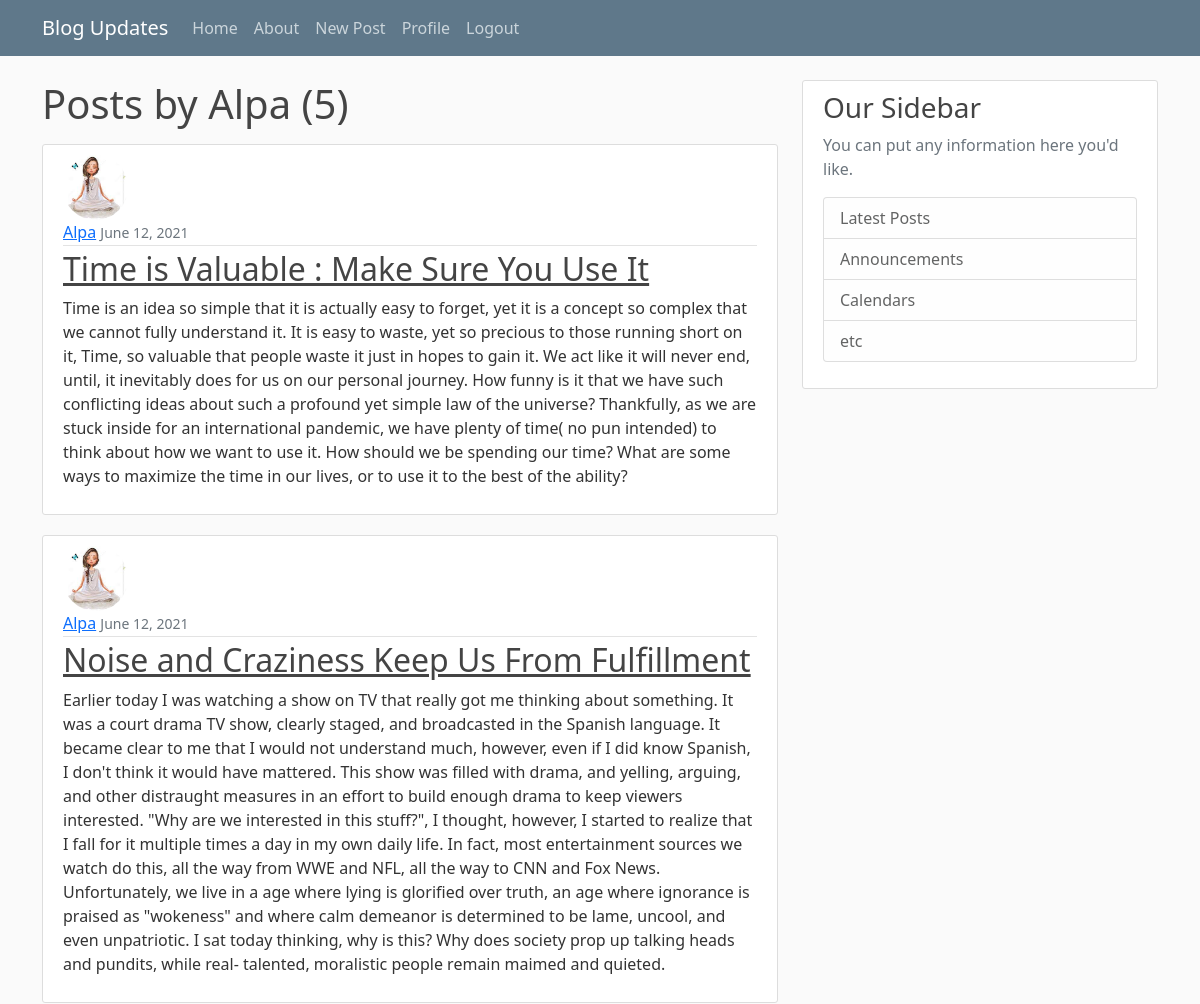
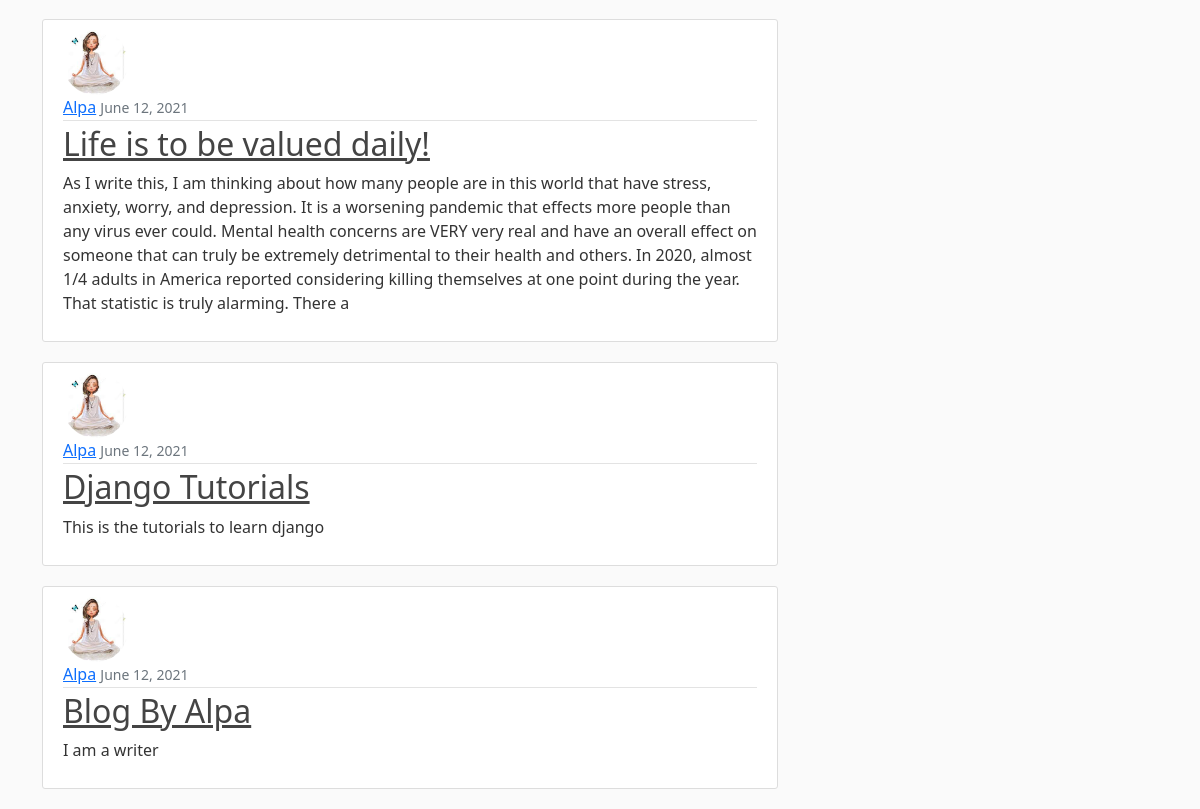
The page /user/Alpa (signed in) on the database its author committed (2 pictures, top to bottom).
### blog/models.py (models this page shows, shortened)
class post(models.Model):
    title = models.CharField(max_length=100)
    content = models.CharField(max_length=3000, default="")
    date_posted = models.DateTimeField(default=timezone.now)
    author = models.ForeignKey(User, on_delete=models.CASCADE)

### users/models.py (models this page shows, shortened)
class Profile(models.Model):
    class Profile(models.Model):
        user = models.OneToOneField(User, on_delete=models.CASCADE)
        image = models.ImageField(default='default.jpg', upload_to='profile_pics')

### blog/views.py (the view)
# urls.py: path('user/<str:username>', UserPostListView.as_view(), name='user-posts'),
class UserPostListView(ListView):
        model = post
        template_name = 'blog/user_posts.html'  # <app>/<model>_<viewtype>.html
        context_object_name = 'posts'
        paginate_by = 5
        def get_queryset(self):
            user = get_object_or_404(User, username=self.kwargs.get('username'))
            return post.objects.filter(author=user).order_by('-date_posted')

### blog/templates/blog/user_posts.html (shortened to what this page needs)
{% extends "blog/basic.html" %}
{% block content %}
    <h1 class="mb-3">Posts by {{ view.kwargs.username }} ({{ page_obj.paginator.count }})</h1>
    {% for post in posts %}
        <article class="media content-section">
          <img class="rounded-circle article-img" src="{{ post.author.profile.image.url }}">
          <div class="media-body">
            <div class="article-metadata">
              <a class="mr-2" href="{% url 'user-posts' post.author.username %}">{{ post.author }}</a>
              <small class="text-muted">{{ post.date_posted|date:"F d, Y" }}</small>
            </div>
            <h2><a class="article-title" href="{% url 'post-detail' post.id %}">{{ post.title }}</a></h2>
            <p class="article-content">{{ post.content }}</p>
          </div>
        </article>
    {% endfor %}
{% endblock content %}

### blog/static/blog/main.css (style rules this page uses)
body { background: #fafafa; color: #333333; margin-top: 5rem; }
h1, h2, h3, h4, h5, h6 { color: #444444; }
.content-section { background: #ffffff; padding: 10px 20px; border: 1px solid #dddddd; border-radius: 3px; margin-bottom: 20px; }
.article-title { color: #444444; }
.article-content { white-space: pre-line; }
.article-img { height: 65px; width: 65px; margin-right: 16px; }
.article-metadata { padding-bottom: 1px; margin-bottom: 4px; border-bottom: 1px solid #e3e3e3 }

### rows shown on the page
post: author.profile.image (picture), author "Alpa", date_posted "June 12, 2021", title "Time is Valuable : Make Sure You Use It", content "Time is an idea so simple that it is actually easy to forget, yet it is a concept so complex that we cannot fully understand it. It is easy to waste, yet so precious to those running short on it, Time, so valuable that people waste it just in hopes to gain it. We act like it will never end, until, it inevitably does for us on our personal journey. How funny is it that we have such conflicting ideas about such a profound yet simple law of the universe? Thankfully, as we are stuck inside for an international pandemic, we have plenty of time( no pun intended) to think about how we want to use it. How should we be spending our time? What are some ways to maximize the time in our lives, or to…"
post: author.profile.image (picture), author "Alpa", date_posted "June 12, 2021", title "Noise and Craziness Keep Us From Fulfillment", content "Earlier today I was watching a show on TV that really got me thinking about something. It was a court drama TV show, clearly staged, and broadcasted in the Spanish language. It became clear to me that I would not understand much, however, even if I did know Spanish, I don't think it would have mattered. This show was filled with drama, and yelling, arguing, and other distraught measures in an effort to build enough drama to keep viewers interested. \"Why are we interested in this stuff?\", I thought, however, I started to realize that I fall for it multiple times a day in my own daily life. In fact, most entertainment sources we watch do this, all the way from WWE and NFL, all the way to CNN…"
post: author.profile.image (picture), author "Alpa", date_posted "June 12, 2021", title "Life is to be valued daily!", content "As I write this, I am thinking about how many people are in this world that have stress, anxiety, worry, and depression. It is a worsening pandemic that effects more people than any virus ever could. Mental health concerns are VERY very real and have an overall effect on someone that can truly be extremely detrimental to their health and others. In 2020, almost 1/4 adults in America reported considering killing themselves at one point during the year. That statistic is truly alarming. There a"
post: author.profile.image (picture), author "Alpa", date_posted "June 12, 2021", title "Django Tutorials", content "This is the tutorials to learn django"
post: author.profile.image (picture), author "Alpa", date_posted "June 12, 2021", title "Blog By Alpa", content "I am a writer"

### other values the page prints
{{ view.kwargs.username }} "Alpa"
{{ page_obj.paginator.count }} "5"
